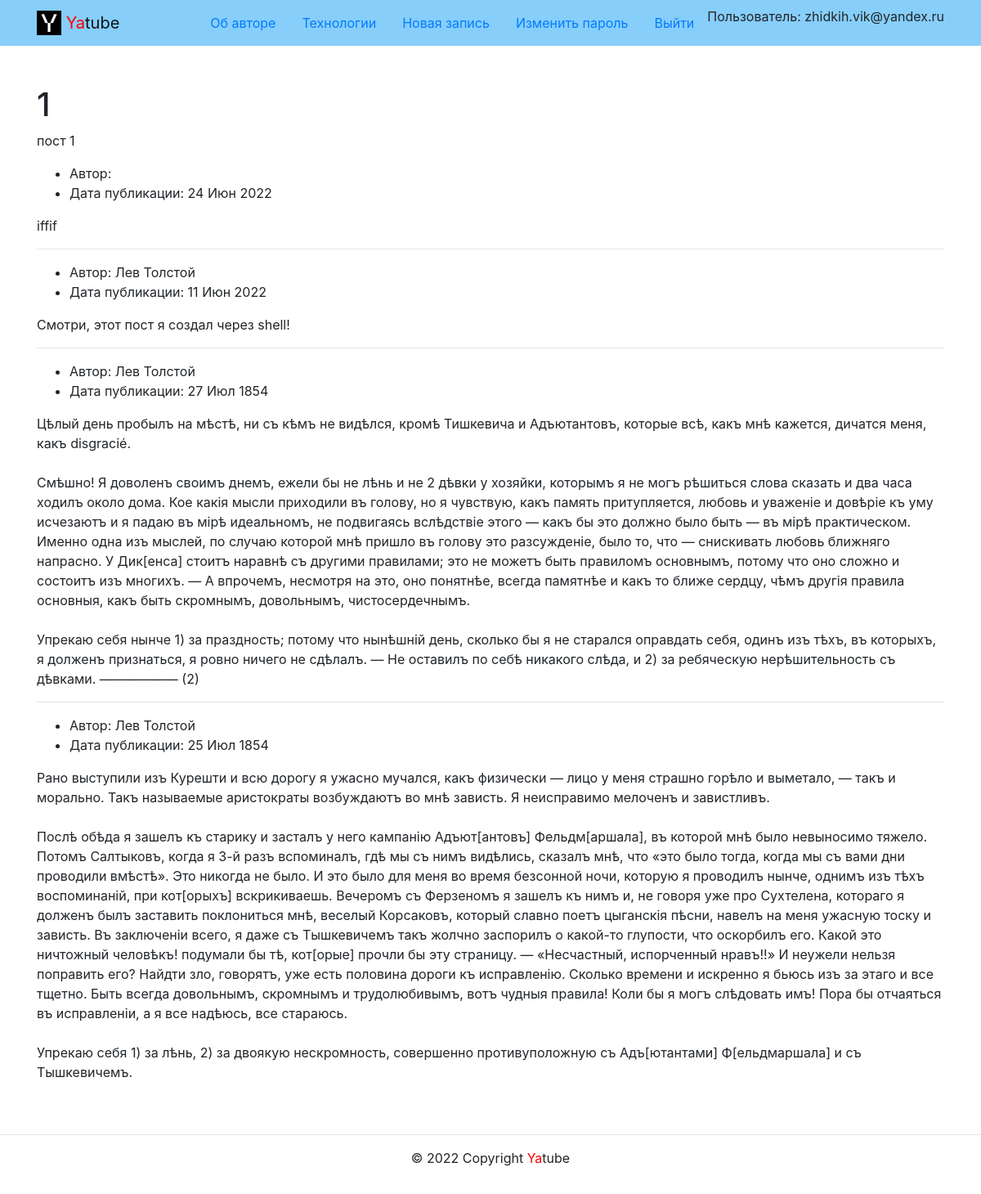
/group/group1/ (signed in), run on the app's committed database.
### posts/models.py (models this page shows, shortened)
class Group(models.Model):
    title = models.CharField(max_length=200)
    slug = models.SlugField(unique=True)
    description = models.TextField()

class Post(models.Model):
    text = models.TextField()
    pub_date = models.DateTimeField(auto_now_add=True)
    author = models.ForeignKey(
        User,
        on_delete=models.CASCADE,
        related_name='posts'
    )
    group = models.ForeignKey(
        'Group',
        on_delete=models.SET_NULL,
        blank=True,
        null=True,
        related_name='posts'
    )
    class Meta:
        verbose_name = 'post'
        verbose_name_plural = 'posts'
        ordering = ('-pub_date',)

### posts/views.py (the view)
def group_posts(request, slug):
    group = get_object_or_404(Group, slug=slug)
    posts = group.posts.all()[:settings.POST_PER_DATE]
    context = {
        'group': group,
        'posts': posts,
    }
    return render(request, 'posts/group_list.html', context)

### core/context_processors/year.py (called while the page is built)
def year (request):
    dt = datetime.date.today().year
    return {
        'year' : dt
    }

### templates/posts/group_list.html (shortened to what this page needs)
{% extends 'base.html' %}
    {% block content %}
      <div class="container py-5">
        <h1>{{ group.title }}</h1>
        <p>
          {{ group.description }}
        </p>
      {%for post in posts%}
        <article>
          <ul>
            <li>
              Автор: {{post.author.get_full_name}}
            </li>
            <li>
              Дата публикации: {{post.pub_date|date:"d M Y"}}
            </li>
          </ul>
          <p>
            {{post.text|linebreaksbr}}
          </p>
        </article>
      {% if not forloop.last %}<hr>{% endif %}
      {%endfor%}
      </div>
    {% endblock %}

### templates/includes/header.html (shortened to what this page needs)
{% load static %}
{% with request.resolver_match.view_name as view_name %}
<header>
  <nav class="navbar navbar-light" style="background-color: lightskyblue">
    <div class="container">
      <a class="navbar-brand" href="{% url 'posts:index' %}">
        <img src="{% static 'img/logo.png' %}" width="30" height="30" class="d-inline-block align-top" alt="">
        <span style="color:red">Ya</span>tube
      </a>
      <ul class="nav nav-pills">
        <li class="nav-item">
          <a class="nav-link nav-link {% if view_name  == 'about:author' %}active{% endif %}"
          href="{% url 'about:author' %}">
            Об авторе
          </a>
        </li>
        <li class="nav-item">
        <a class="nav-link {% if view_name  == 'about:tech' %}active{% endif %}"
         href="{%url 'about:tech'%}">
         Технологии
        </a>
        </li>
        {% if user.is_authenticated %}
        <li class="nav-item">
          <a class="nav-link {% if view_name  == 'posts:post_create' %}active{% endif %}"
          href="{%url 'posts:post_create'%}"> Новая запись
          </a>
        </li>
        <li class="nav-item">
          <a class="nav-link link-light {% if view_name  == 'users:password_change_form' %}active{% endif %}"
          href="{%url 'users:password_change_form'%}">
          Изменить пароль
          </a>
        </li>
        <li class="nav-item">
          <a class="nav-link link-light {% if view_name  == 'users:logout' %}active{% endif %}"
          href="{%url 'users:logout'%}">
          Выйти
          </a>
        </li>
        <li>
          Пользователь: {{ user.username }}
        </li>
        {% endif %}
      </ul>
    </div>
  </nav>
</header>
{% endwith %}

### data on the page
Group: title "1", description "пост 1"
Post: pub_date "24 Июн 2022", text "iffif"
Post: author.get_full_name "Лев Толстой", pub_date "11 Июн 2022", text "Смотри, этот пост я создал через shell!"
Post: author.get_full_name "Лев Толстой", pub_date "27 Июл 1854", text "Цѣлый день пробылъ на мѣстѣ, ни съ кѣмъ не видѣлся, кромѣ Тишкевича и Адъютантовъ, которые всѣ, какъ мнѣ кажется, дичатся меня, какъ disgracié. Смѣшно! Я доволенъ своимъ днемъ, ежели бы не лѣнь и не 2 дѣвки у хозяйки, которымъ я не могъ рѣшиться слова сказать и два часа ходилъ около дома. Кое какія мысли приходили въ голову, но я чувствую, какъ память притупляется, любовь и уваженіе и довѣріе къ уму исчезаютъ и я падаю въ мірѣ идеальномъ, не подвигаясь вслѣдствіе этого — какъ бы это должно было быть — въ мірѣ практическом. Именно одна изъ мыслей, по случаю которой мнѣ пришло въ голову это разсужденіе, было то, что — снискивать любовь ближняго напрасно. У Дик[енса] стоитъ наравнѣ съ другими…"
Post: author.get_full_name "Лев Толстой", pub_date "25 Июл 1854", text "Рано выступили изъ Курешти и всю дорогу я ужасно мучался, какъ физически — лицо у меня страшно горѣло и выметало, — такъ и морально. Такъ называемые аристократы возбуждаютъ во мнѣ зависть. Я неисправимо мелоченъ и завистливъ. Послѣ обѣда я зашелъ къ старику и засталъ у него кампанію Адъют[антовъ] Фельдм[аршала], въ которой мнѣ было невыносимо тяжело. Потомъ Салтыковъ, когда я 3-й разъ вспоминалъ, гдѣ мы съ нимъ видѣлись, сказалъ мнѣ, что «это было тогда, когда мы съ вами дни проводили вмѣстѣ». Это никогда не было. И это было для меня во время безсонной ночи, которую я проводилъ нынче, однимъ изъ тѣхъ воспоминаній, при кот[орыхъ] вскрикиваешь. Вечеромъ съ Ферзеномъ я зашелъ къ нимъ и, не…"

### other printed values
{{ user.username }} "zhidkih.vik@yandex.ru"
